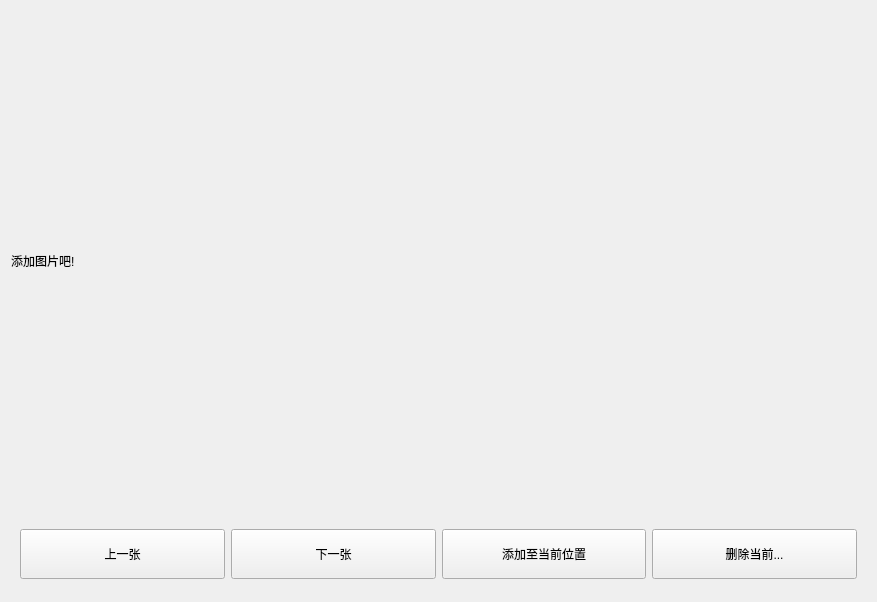
<?xml version="1.0" encoding="UTF-8"?>
<ui version="4.0">
 <class>ImgViewerLabelWidget</class>
 <widget class="QWidget" name="ImgViewerLabelWidget">
  <property name="geometry">
   <rect>
    <x>0</x>
    <y>0</y>
    <width>877</width>
    <height>602</height>
   </rect>
  </property>
  <property name="windowTitle">
   <string>Form</string>
  </property>
  <layout class="QVBoxLayout" name="verticalLayout">
   <item>
    <widget class="QLabel" name="showPicLabel">
     <property name="minimumSize">
      <size>
       <width>0</width>
       <height>500</height>
      </size>
     </property>
     <property name="text">
      <string>添加图片吧!</string>
     </property>
    </widget>
   </item>
   <item>
    <widget class="QWidget" name="widget" native="true">
     <layout class="QHBoxLayout" name="horizontalLayout">
      <item>
       <widget class="QPushButton" name="btn_backward">
        <property name="minimumSize">
         <size>
          <width>0</width>
          <height>50</height>
         </size>
        </property>
        <property name="text">
         <string>上一张</string>
        </property>
       </widget>
      </item>
      <item>
       <widget class="QPushButton" name="btn_forward">
        <property name="minimumSize">
         <size>
          <width>0</width>
          <height>50</height>
         </size>
        </property>
        <property name="text">
         <string>下一张</string>
        </property>
       </widget>
      </item>
      <item>
       <widget class="QPushButton" name="btn_insertHere">
        <property name="minimumSize">
         <size>
          <width>0</width>
          <height>50</height>
         </size>
        </property>
        <property name="text">
         <string>添加至当前位置</string>
        </property>
       </widget>
      </item>
      <item>
       <widget class="QPushButton" name="btn_deleteThis">
        <property name="minimumSize">
         <size>
          <width>0</width>
          <height>50</height>
         </size>
        </property>
        <property name="text">
         <string>删除当前...</string>
        </property>
       </widget>
      </item>
     </layout>
    </widget>
   </item>
  </layout>
 </widget>
 <resources/>
 <connections/>
</ui>
